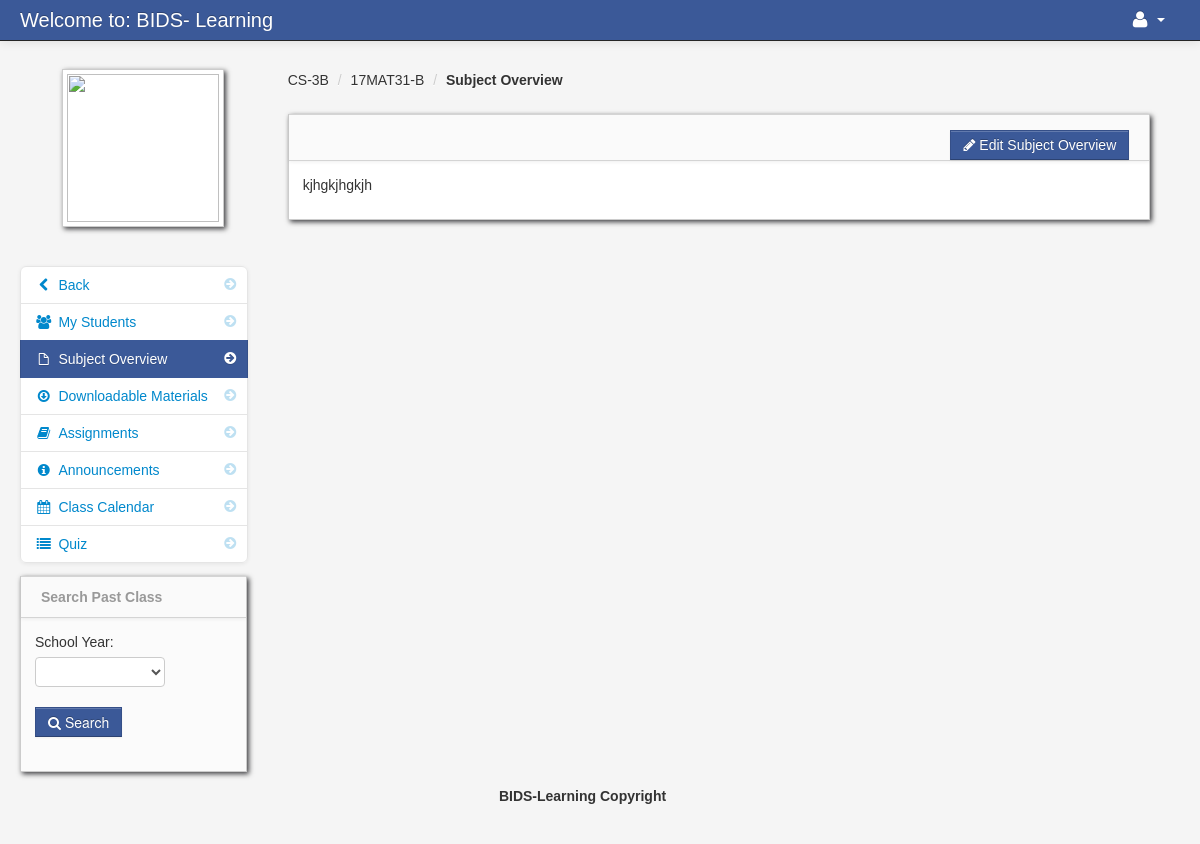
The page /subject_overview.php?id=196 (signed in) on the database as committed earlier.
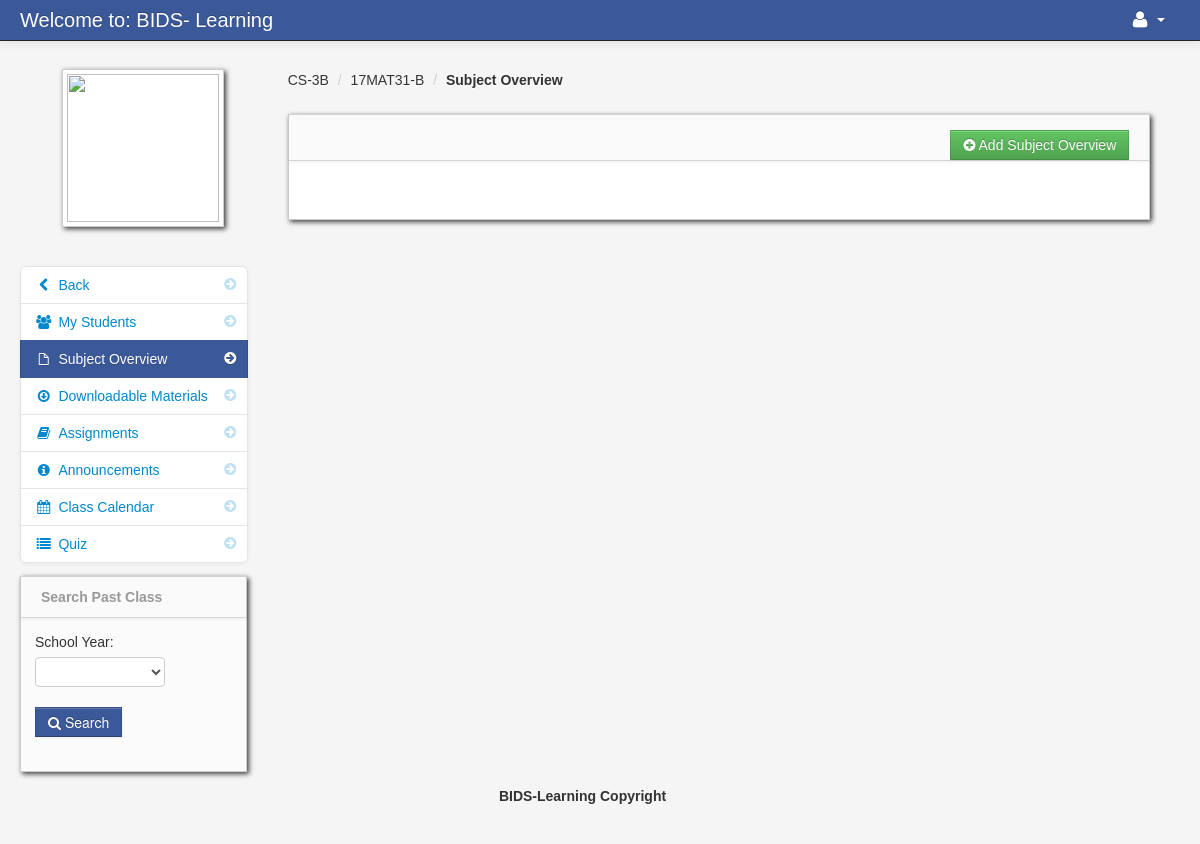
The same page on the database as committed later.
### tables this page shows
CREATE TABLE `class_subject_overview` (
  `class_subject_overview_id` int(11) NOT NULL,
  `teacher_class_id` int(11) NOT NULL,
  `content` varchar(10000) NOT NULL
);

### subject_overview.php (the view, shortened to what this page needs)
<?php include('header_dashboard.php'); ?>
<?php $get_id = $_GET['id']; ?>
    <body>
		<?php include('navbar_teacher.php'); ?>
        <div class="container-fluid">
            <div class="row-fluid">
				<?php include('subject_overview_link.php'); ?>
                <div class="span9" id="content">
                     <div class="row-fluid">
										<?php $class_query = mysqli_query($conn,"select * from teacher_class
										LEFT JOIN class ON class.class_id = teacher_class.class_id
										LEFT JOIN subject ON subject.subject_id = teacher_class.subject_id
										where teacher_class_id = '$get_id'")or die(mysqli_error());
										$class_row = mysqli_fetch_array($class_query);
										?>
					     <ul class="breadcrumb">
							<li><a href="#"><?php echo $class_row['class_name']; ?></a> <span class="divider">/</span></li>
							<li><a href="#"><?php echo $class_row['subject_code']; ?></a> <span class="divider">/</span></li>
							<li><a href="#"><b>Subject Overview</b></a></li>
						</ul>
                        <div id="block_bg" class="block">
                            <div class="navbar navbar-inner block-header">
                                <div id="" class="muted pull-right">
									<?php $query = mysqli_query($conn,"select * from teacher_class
										LEFT JOIN class_subject_overview ON class_subject_overview.teacher_class_id = teacher_class.teacher_class_id
										where class_subject_overview.teacher_class_id = '$get_id'")or die(mysqli_error());
										$row = mysqli_fetch_array($query);
										$id = $row['class_subject_overview_id'];
										$count = mysqli_num_rows($query);
									if ($count > 0){
									?>
										  <a href="edit_subject_overview.php<?php echo '?id='.$get_id; ?>&<?php echo 'subject_id='.$id; ?>" class="btn btn-info"><i class="icon-pencil"></i> Edit Subject Overview</a>
									 <?php }else{ ?>
										     <a href="add_subject_overview.php<?php echo '?id='.$get_id; ?>" class="btn btn-success"><i class="icon-plus-sign"></i> Add Subject Overview</a>
									 <?php } ?>
								</div>
                            </div>
                            <div class="block-content collapse in">
                                <div class="span12">
										<?php echo $row['content']; ?>
                                </div>
                            </div>
                        </div>
                    </div>
                </div>
            </div>
		<?php include('footer.php'); ?>
        </div>
		<?php include('script.php'); ?>
    </body>
</html>

Rows that differ between the two databases and show on the page:
removed class_subject_overview: content "kjhgkjhgkjh"
Other text that changed with them:
text no longer shown: "Edit Subject Overview"
text now shown: "Add Subject Overview"
